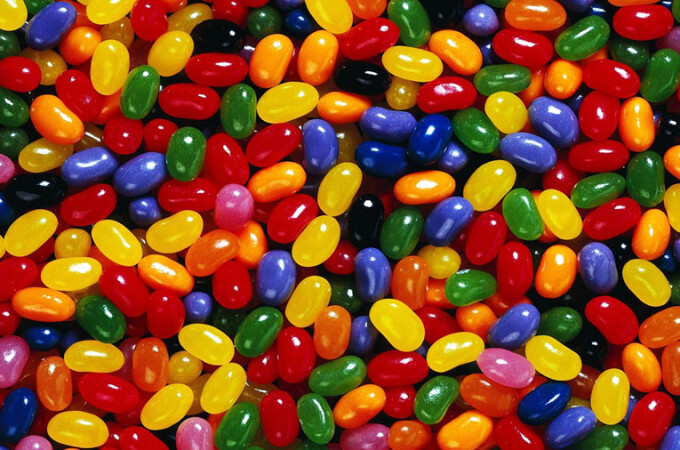
#> input picture images/Jelly Beans.jpg, 680 x 450 px, found by its file name
$ python jelly_bean_colour_counter.py
#> lines starting #> are read from the running program, lines starting #| are printed output that depends on the picture
### colour_helper.py
# Colour Helper
# Functions that help wither colours


def pixel_to_name(pixel: tuple) -> str:
    """Given a 3-tuple, return a string representing
    its colour

    Params:
        pixel = 3-tuple of values (red, green, blue)

    Returns:
        name of the colour
    """
    red, green, blue = pixel

    # TODO: detect jelly bean green
    if red < 200 and blue < 200 and green > 220:
        return "green"
    elif red > 170 and green < 60 and blue < 60:
        return "red"
    elif red < 60 and green > 80 and blue < 60:
        return"jelly bean green"
    elif red < 80 and green > 60 and blue > 150:
        return "jelly bean blue"
    else:
        return "colour unknown"


print(pixel_to_name((180, 3, 2)))
print(pixel_to_name((255, 255, 255)))


# [50 lines left out: functions is_light, pixel_to_grayscale, pixel_to_random_effect, not called in this run]

### jelly_bean_colour_counter.py
# Jelly Bean Colour Counter
# Author: ricco Chong
# 9 January 2024

# Version 0.1
#  - Count red pixels/beans
#  - Report on the percentage of all red beans
# Version 0.2
#   - Count Green pixels/beans
#   - Report on the
from PIL import Image

import colour_helper

RED_PIXEL = (160, 0, 0)
GREEN_PIXEL = (0, 160, 0)
BLUE_PIXEL = (0, 0, 160)

jelly_bean_img = Image.open("./Images/Jelly Beans.jpg")
#> jelly_bean_img is the input picture: PIL image 680x450 RGB; mean R, G, B 133.4, 70.9, 32


red_pixels = []
green_pixels = []
blue_pixels = []

# Visit every pixel in the image
for y in range(jelly_bean_img.height):
    for x in range(jelly_bean_img.width):
        # Get the pixel information
        current_pixel = jelly_bean_img.getpixel((x, y))

        # detects the current pixel's colour
        if colour_helper.pixel_to_name(current_pixel) == "red":
            # Store its location somewhere
            red_pixels.append((x, y))
        elif colour_helper.pixel_to_name(current_pixel) == "jelly bean green":
            green_pixels.append((x, y))
        elif colour_helper.pixel_to_name(current_pixel) == "jelly bean blue":
            blue_pixels.append((x, y))

# Create a map of all red pixels "found"
# Create a new image that stores the map
#   - The new image should be the same size as original
orig_image_width = jelly_bean_img.width
orig_image_height = jelly_bean_img.height

blue_pixel_map = Image.new("RGB", (orig_image_width, orig_image_height))
#> blue_pixel_map: PIL image 680x450 RGB; every value is 0

# For every pixel location in the red_pixels list
    # place a red pixel at that location
for pixel_loc in blue_pixels:
    blue_pixel_map.putpixel(pixel_loc, BLUE_PIXEL)
#> this loop made 6426 passes
#> pixel_loc on passes 1 to 3: (289, 0), (290, 0), (293, 0)
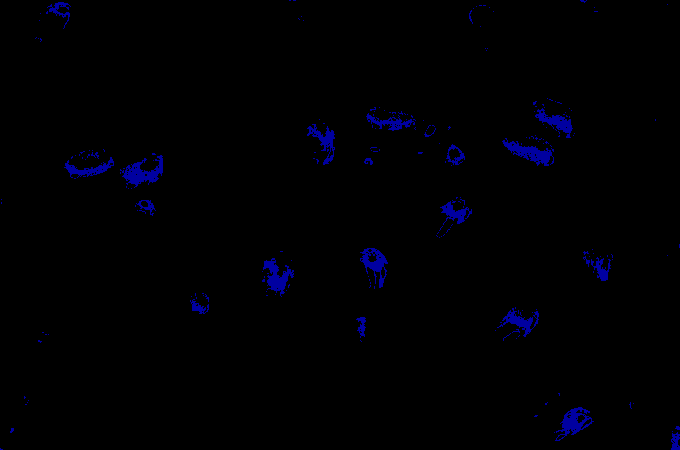
#> blue_pixel_map: PIL image 680x450 RGB; mean R, G, B 0, 0, 3.4

# save the image
blue_pixel_map.save("./images/blue_pixel_map.jpg")
blue_pixel_map.close()

# Count all the locations of red pixels
red_pixel_count = len(red_pixels)
green_pixel_count = len(green_pixels)
blue_pixel_count = len(blue_pixels)
total_pixels = jelly_bean_img.width * jelly_bean_img.height

# Divide by the total pixels in the image
red_pixel_percentage = red_pixel_count / total_pixels * 100
green_pixel_percentage = green_pixel_count / total_pixels * 100
blue_pixel_percentage = blue_pixel_count / total_pixels * 100

# Generate the report
print(f"Red Jelly Beans: {round(red_pixel_percentage, 2)}%")
#| Red Jelly Beans: 15.25%
print(f"Green Jelly Beans: {round(green_pixel_percentage, 2)}%")
#| Green Jelly Beans: 5.73%
print(f"Blue jelly Beans: {round(blue_pixel_percentage, 2)}%")
#| Blue jelly Beans: 2.1%
jelly_bean_img.close()
